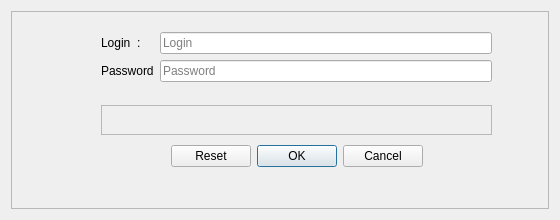
<?xml version="1.0" encoding="UTF-8"?>
<ui version="4.0">
 <class>GreeterDialog</class>
 <widget class="QWidget" name="GreeterDialog">
  <property name="geometry">
   <rect>
    <x>0</x>
    <y>0</y>
    <width>560</width>
    <height>220</height>
   </rect>
  </property>
  <property name="sizePolicy">
   <sizepolicy hsizetype="Expanding" vsizetype="Expanding">
    <horstretch>0</horstretch>
    <verstretch>0</verstretch>
   </sizepolicy>
  </property>
  <property name="windowTitle">
   <string>Login</string>
  </property>
  <layout class="QHBoxLayout" name="horizontalLayout">
   <item>
    <widget class="QFrame" name="captionrame">
     <property name="sizePolicy">
      <sizepolicy hsizetype="Preferred" vsizetype="Preferred">
       <horstretch>0</horstretch>
       <verstretch>0</verstretch>
      </sizepolicy>
     </property>
     <property name="maximumSize">
      <size>
       <width>540</width>
       <height>200</height>
      </size>
     </property>
     <property name="frameShape">
      <enum>QFrame::StyledPanel</enum>
     </property>
     <property name="frameShadow">
      <enum>QFrame::Raised</enum>
     </property>
     <widget class="QWidget" name="credentialLayoutWidget">
      <property name="geometry">
       <rect>
        <x>90</x>
        <y>10</y>
        <width>391</width>
        <height>71</height>
       </rect>
      </property>
      <layout class="QFormLayout" name="credentialLayout">
       <property name="formAlignment">
        <set>Qt::AlignCenter</set>
       </property>
       <item row="0" column="0">
        <widget class="QLabel" name="login_label">
         <property name="text">
          <string>Login  :</string>
         </property>
        </widget>
       </item>
       <item row="0" column="1">
        <widget class="QLineEdit" name="login">
         <property name="maxLength">
          <number>64</number>
         </property>
         <property name="placeholderText">
          <string>Login</string>
         </property>
        </widget>
       </item>
       <item row="1" column="0">
        <widget class="QLabel" name="password_label">
         <property name="text">
          <string>Password</string>
         </property>
        </widget>
       </item>
       <item row="1" column="1">
        <widget class="QLineEdit" name="password">
         <property name="maxLength">
          <number>64</number>
         </property>
         <property name="echoMode">
          <enum>QLineEdit::Password</enum>
         </property>
         <property name="placeholderText">
          <string>Password</string>
         </property>
        </widget>
       </item>
      </layout>
     </widget>
     <widget class="QWidget" name="infoLayoutWidget">
      <property name="geometry">
       <rect>
        <x>90</x>
        <y>90</y>
        <width>391</width>
        <height>71</height>
       </rect>
      </property>
      <layout class="QVBoxLayout" name="buttonsLayout">
       <item>
        <widget class="CaptionWidget" name="infoFrame">
         <property name="maximumSize">
          <size>
           <width>16777215</width>
           <height>30</height>
          </size>
         </property>
         <property name="frameShape">
          <enum>QFrame::StyledPanel</enum>
         </property>
         <property name="frameShadow">
          <enum>QFrame::Raised</enum>
         </property>
        </widget>
       </item>
       <item>
        <widget class="QDialogButtonBox" name="buttonBox">
         <property name="orientation">
          <enum>Qt::Horizontal</enum>
         </property>
         <property name="standardButtons">
          <set>QDialogButtonBox::Cancel|QDialogButtonBox::Ok|QDialogButtonBox::Reset</set>
         </property>
         <property name="centerButtons">
          <bool>true</bool>
         </property>
        </widget>
       </item>
      </layout>
     </widget>
    </widget>
   </item>
  </layout>
 </widget>
 <customwidgets>
  <customwidget>
   <class>CaptionWidget</class>
   <extends>QFrame</extends>
   <header location="global">widget/caption_widget.h</header>
   <container>1</container>
  </customwidget>
 </customwidgets>
 <resources/>
 <connections/>
 <slots>
  <slot>accept()</slot>
  <slot>reject()</slot>
 </slots>
</ui>
